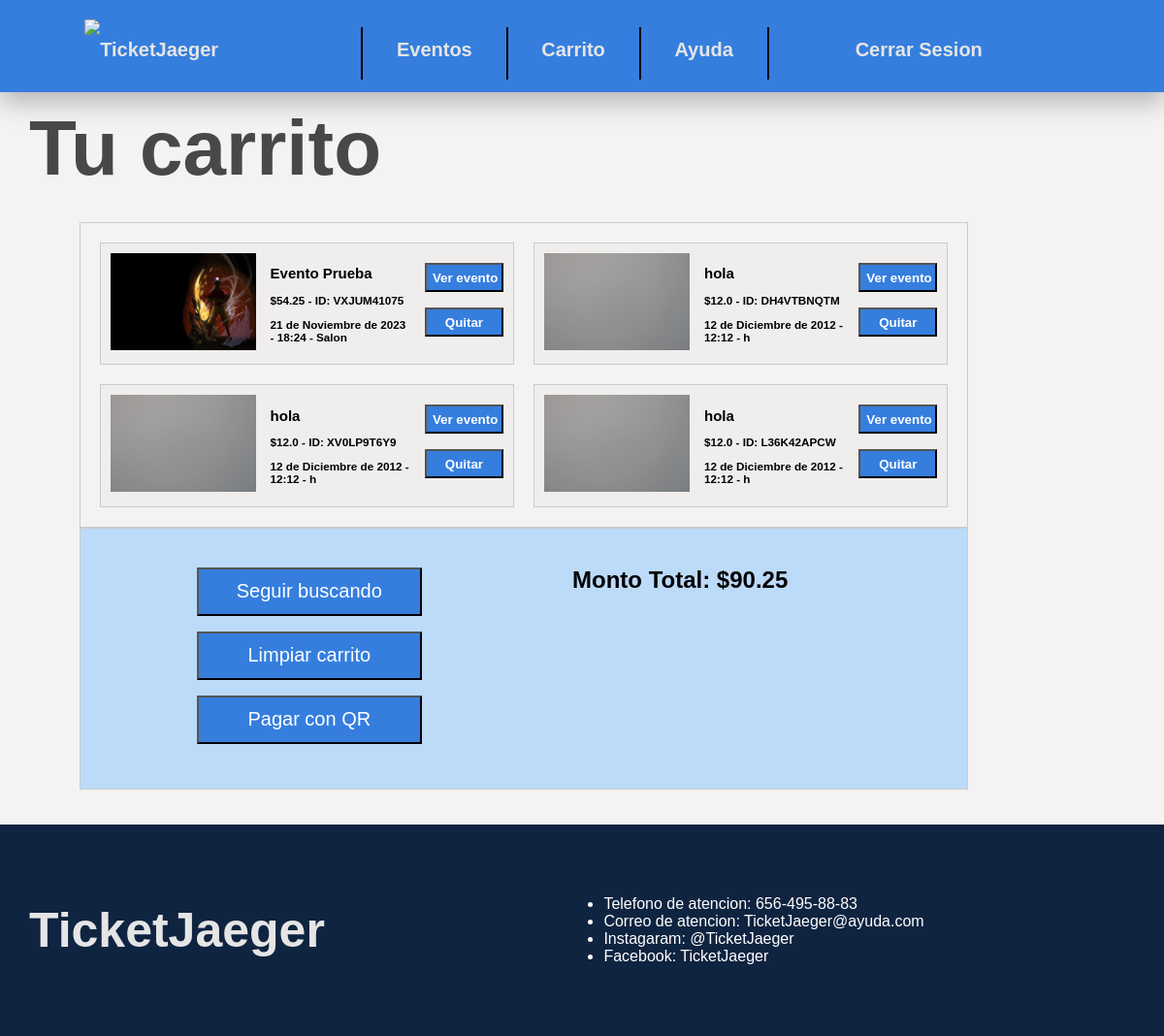
The page /comprador/carrito/ (signed in) on the database as committed earlier.
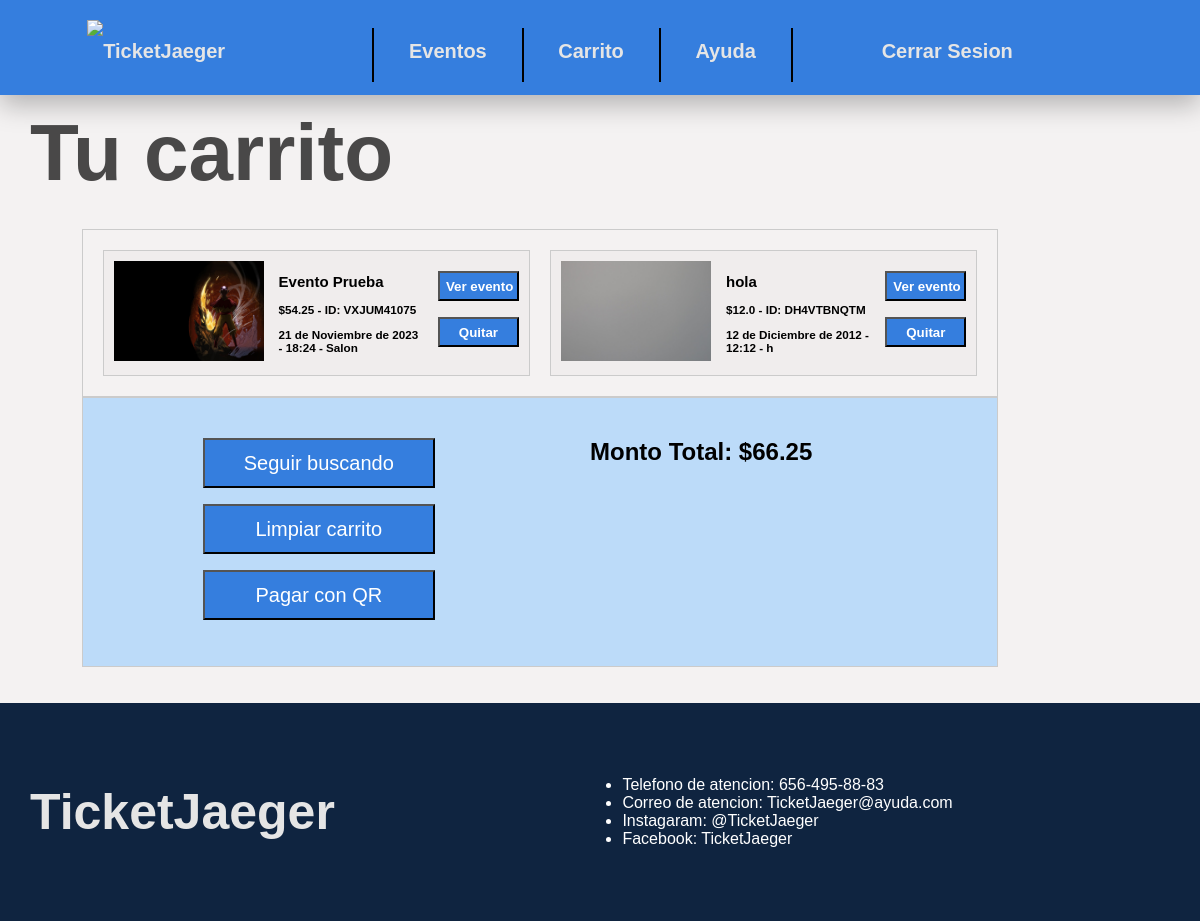
The same page on the database as committed later.
### TicketOn/models.py (models this page shows, shortened)
class Ticket(models.Model):
    precio = models.FloatField()
    estado = models.BooleanField(default=False)
    codigo = models.CharField(max_length=30, unique=True)
    fecha_compra = models.DateField(null=True, blank=True)
    evento = models.ForeignKey(Evento, on_delete=models.CASCADE)
    comprador = models.ForeignKey(Comprador, null=True, blank=True, on_delete=models.SET_NULL)

class Evento(models.Model):
    lugar=models.CharField(max_length=100,blank=True)
    hora=models.TimeField(blank=True)
    fecha=models.DateField()
    nombre=models.CharField(max_length=100)
    cupo=models.IntegerField()
    imagen=models.ImageField(upload_to="eventos",blank=True,null=True)
    descripcion=models.TextField(max_length=1000)
    tipo= models.CharField(max_length=20)
    organizador=models.ForeignKey(Organizador,on_delete=models.CASCADE)
    slug = AutoSlugField(populate_from='nombre', unique=True, always_update=True)
    precio=models.FloatField(null=True)
    en_curso = models.BooleanField(default=True)

### TicketOn/views.py (the view)
# urls.py: path('comprador/carrito/',views.carrito, name='carrito'),
@comprador_required
def carrito(request):
    comprador_actual = Comprador.objects.get(usuario=request.user)
    carrito, creado = Carrito.objects.get_or_create(comprador=comprador_actual)
    tickets_en_carrito = carrito.tickets.all()
    montofinal = sum(ticket.precio for ticket in tickets_en_carrito)
    return render(request, 'Comprador/Carrito.html', {'tickets_en_carrito': tickets_en_carrito, 'montofinal': montofinal})

### TicketOn/views.py (called while the page is built)
def comprador_required(view_func):
    @wraps(view_func)
    def _wrapped_view(request, *args, **kwargs):
        if request.user.is_authenticated and Comprador.objects.filter(usuario=request.user).exists():
            return view_func(request, *args, **kwargs)
        else:
            return redirect("TicketOn:my-login")  # Redirige a la página de inicio de sesión si no es un comprador
    return _wrapped_view

### TicketOn/templates/Comprador/Carrito.html (shortened to what this page needs)
{% extends 'Conex/Conex_comprador.html' %} {% block content %} {% load static %}
<link rel="stylesheet" href="{% static 'TicketOn/Carrito.css' %}" />
<h1>Tu carrito</h1>
<div id="Carrito">
    {% if tickets_en_carrito %}
        {% for ticket in tickets_en_carrito %}
        <div class="tarjeta_ticket">
            {% if ticket.evento.imagen %}
                <img src="{{ ticket.evento.imagen.url }}" class="evento-img"></img>
            {% else %}
                <img src="{% static 'TicketOn/image/default_event_image.jpg' %}" class="evento-img"></img>
            {% endif %}
            <div id="info_ticket">
                <div >
                    <h2>{{ ticket.evento.nombre }}</h2>
                    <h3> ${{ ticket.precio }} - ID: {{ ticket.codigo }}</h3>
                    <h3>{{ ticket.evento.fecha }} - {{ ticket.evento.hora}} - {{ ticket.evento.lugar }}</h3>
                </div>
            </div>
            <div id="Botones">
                <form action="{% url 'TicketOn:detalles_evento' ticket.evento.nombre ticket.evento.slug%}">
                    <input type="submit" value="Ver evento" />
                </form>
                <form method="POST" action="{% url 'TicketOn:quitar_del_carrito' ticket.id %}" >
                    <button type="submit">Quitar</button>
                </form>
            </div>
        </div>
        {% endfor %}
    {% else %}
        <div id="tarjeta_ticket">
            <div id="info_ticket">
                <h2>El carrito está vacío.</h2>
            </div>
        </div>
    {% endif %}
</div>
<div id="Div-Total">
    <div id="GB_Botones">
        <form action="{% url 'TicketOn:eventos'%}">
            <input type="submit" value="Seguir buscando" />
        </form>
        <form method="POST"  action="{% url 'TicketOn:limpiar_carrito' %}" >
            <button type="submit">Limpiar carrito</button>
        </form>
        <form method="POST"  action="{% url 'TicketOn:pago_qr' %}" >
            <button type="submit">Pagar con QR</button>
        </form>
    </div>
    <div id="Div-montofinal">
        <h2>Monto Total: ${{ montofinal }}</h2>
    </div>
</div>
<br><br>
<footer>
    <p href="/home/">TicketJaeger</p>
    <ul>
        <li>Telefono de atencion: 656-495-88-83<br></li>
        <li>Correo de atencion: TicketJaeger@ayuda.com<br></li>
        <li>Instagaram: @TicketJaeger<br></li>
        <li>Facebook: TicketJaeger<br></li>
    </ul>
</footer>
 {% endblock %}-->

Rows that differ between the two databases and show on the page:
removed Ticket: evento.nombre "hola", precio "12.0", codigo "XV0LP9T6Y9", evento.fecha "12 de Diciembre de 2012", evento.hora "12:12", evento.lugar "h"
removed Ticket: evento.nombre "hola", precio "12.0", codigo "L36K42APCW", evento.fecha "12 de Diciembre de 2012", evento.hora "12:12", evento.lugar "h"
Other text that changed with them:
{{ montofinal }}: "90.25" → "66.25"
